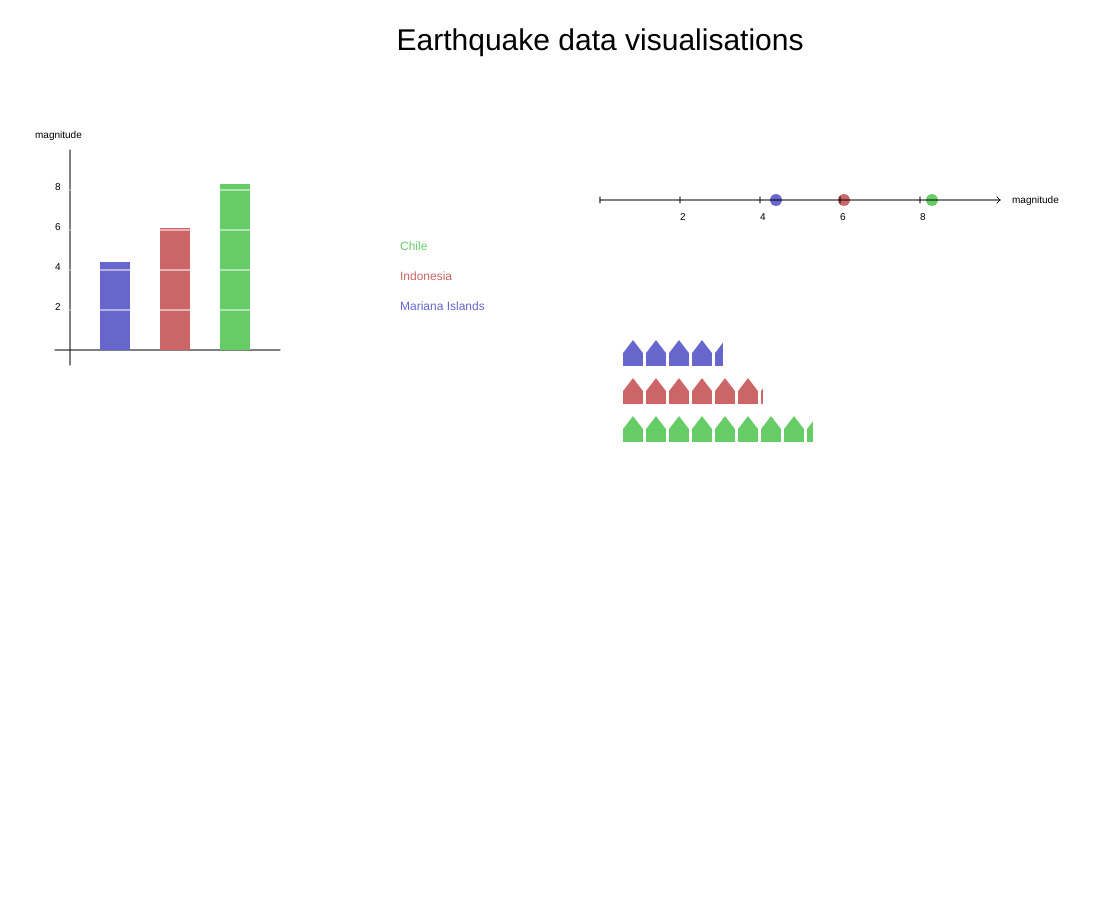
Frame 1 (no input)
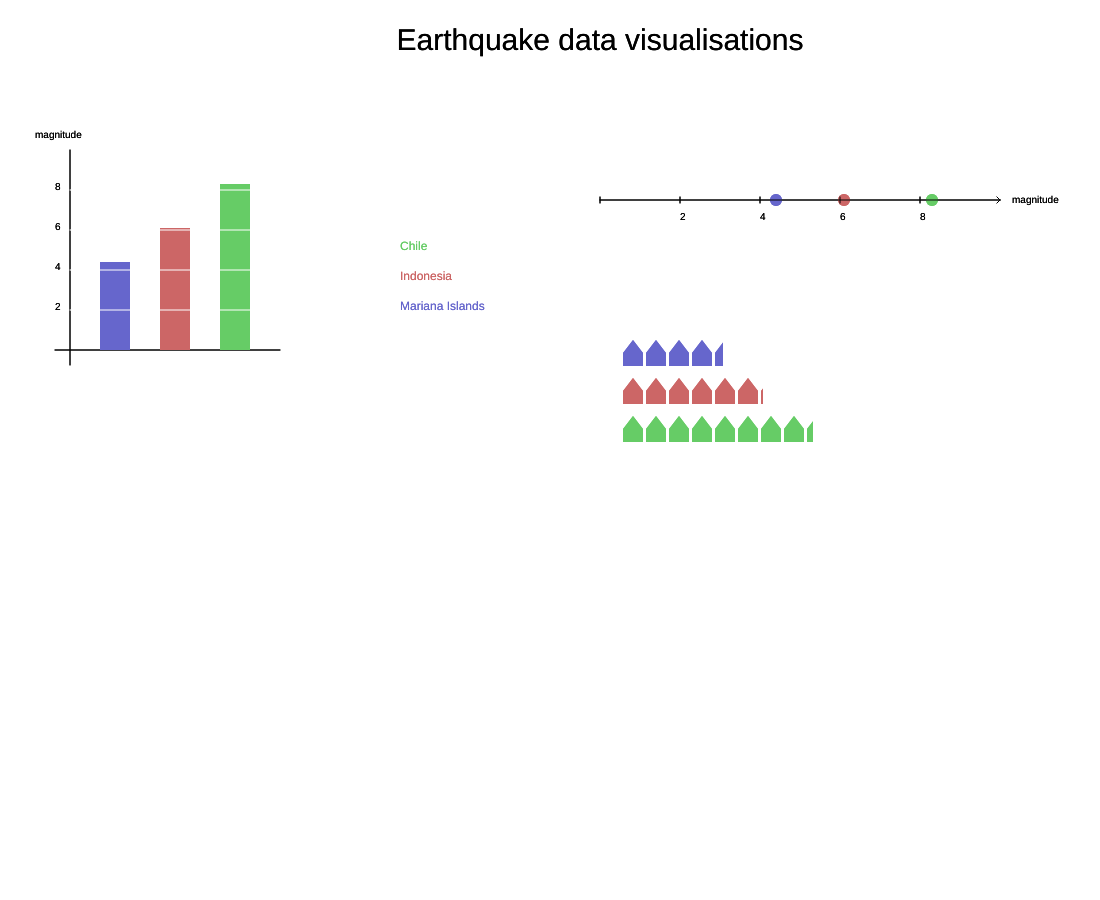
Frame 2 (the mouse pressed at the canvas centre, redrawn once)

The p5.js sketch that drew these frames (run headless with seeded random() and noise() and a simulated clock; the mouse was pressed at the canvas centre and the sketch redrawn once):

// p5.js sketch
// ── sketch.js
const PADDING_RIGHT = 30;
const WIDTH = 30;
const earthquakes = [
	{
		"location": "Mariana Islands",
		"magnitude": 4.4,
		"color": "#66c"
	},
	{
		"location": "Indonesia",
		"magnitude": 6.1,
		"color": "#c66"
	},
	{
		"location": "Chile",
		"magnitude": 8.3,
		"color": "#6c6"
	}
];

function setup() {
	createCanvas(windowWidth - 100, windowHeight - 100);
	// background(200, 200, 200);
	noLoop();
}

function draw() {
	// title
	fill(0);
	textSize(30);
	textAlign(CENTER);
	text("Earthquake data visualisations", 600, 50);

	draw1Bar();
	draw1Plot();
	draw1Houses();
}

function _drawHouse(color, row, count, value=1) {
	const WIDTH = 20;
	const CURRENT_WIDTH = 20 * value;
	const HEIGHT = 26;
	const ROW_PADDING = 12;
	const COL_PADDING = 3;
	fill(color);
	beginShape();
	if (value === 1) {
		vertex(count * (WIDTH + COL_PADDING) + CURRENT_WIDTH / 2, row * (HEIGHT + ROW_PADDING));
		vertex(count * (WIDTH + COL_PADDING) + CURRENT_WIDTH, row * (HEIGHT + ROW_PADDING) + HEIGHT / 2);
	} else {
		vertex(
			count * (WIDTH + COL_PADDING) + CURRENT_WIDTH,
			row * (HEIGHT + ROW_PADDING) + HEIGHT / 2 - (HEIGHT * value));
	}
	vertex(count * (WIDTH + COL_PADDING) + CURRENT_WIDTH, row * (HEIGHT + ROW_PADDING) + HEIGHT);
	vertex(count * (WIDTH + COL_PADDING), row * (HEIGHT + ROW_PADDING) + HEIGHT);
	vertex(count * (WIDTH + COL_PADDING), row * (HEIGHT + ROW_PADDING) + HEIGHT / 2);
	endShape();
}

function _drawHouseChart(row, data) {
	for (let i = 1; i < data.magnitude; i++) {
		_drawHouse(data.color, row, i);
	}
	let frac = data.magnitude - Math.trunc(data.magnitude);
	if (frac > 0) {
		_drawHouse(data.color, row, Math.floor(data.magnitude) + 1, frac);
	}
}

function draw1Houses() {
	translate(0, 140);
	const SCALE = 40;
	for (let [i, e] of earthquakes.entries()) {
		_drawHouseChart(i, e);
	}
}

function draw1Plot() {
	translate(500, -150);
	const SCALE = 40;

	noStroke();
	for (let [i, e] of earthquakes.entries()) {
		fill(color(e.color), 10);
		ellipse(e.magnitude * SCALE, 0, 12, 12);
	}

	stroke(0);
	fill(0);
	line(
		0,
		0,
		10 * SCALE,
		0
	);
	textSize(10);
	for (let i = 0; i <= 8; i += 2) {
		let markerX = i * SCALE;
		stroke(0);
		line(markerX, -3, markerX, 3);
		if (i > 0) {
			noStroke();
			text(i, markerX, 20);
		}
	}
	stroke(0);
	line(10 * SCALE - 3, -3, 10 * SCALE, 0);
	line(10 * SCALE - 3, 3, 10 * SCALE, 0);
	noStroke();
	text("magnitude", 10 * SCALE + 12, 3);
}

function draw1Bar() {
	const SCALE = 20;
	translate(100, 350);
	stroke(0);

    // x axis
	line(
		- PADDING_RIGHT * 1.5,
		0,
		+ earthquakes.length * (WIDTH + PADDING_RIGHT),
		0
	);
    // y axis
	line(
		- PADDING_RIGHT,
		PADDING_RIGHT / 2,
		- PADDING_RIGHT,
		0 - 10 * SCALE
	);
	textAlign(LEFT);
	noStroke();
	textSize(10);
	text("magnitude", -65, -10 * SCALE - 12);

    // scale
	fill(0);
	for (let i = 2; i <= 8; i += 2) {
		let markerY = - i * SCALE;
		text(i,	- PADDING_RIGHT * 1.5, markerY);
	}

    // bars & legend
	rectMode(CORNERS);
	textSize(12);
	for (let [i, e] of earthquakes.entries()) {
		fill(color(e.color));
		rect(
			i * (WIDTH + PADDING_RIGHT),
			0,
			WIDTH + i * (WIDTH + PADDING_RIGHT),
			- e.magnitude * SCALE
		);
		text(
			e.location,
			earthquakes.length * (WIDTH + PADDING_RIGHT) + PADDING_RIGHT * 4,
		 	- 40 - i * 30
		);
	}

    // lines
	stroke(255);
	for (let i = 2; i <= 8; i += 2) {
		let markerY = - i * SCALE;
		line(
		 	- PADDING_RIGHT,
			markerY,
			earthquakes.length * (WIDTH + PADDING_RIGHT),
			markerY
		)
	}
}
